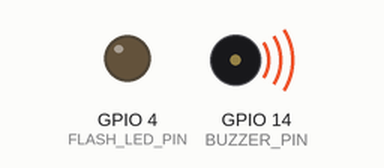
This sketch was run on a simulated ESP32. Parts: output pins drawn as LEDs (lit = HIGH), buzzer (waves = sounding, pin HIGH). WiFi joins after 1.5 s; servers stay silent unless stated; uploads are accepted with an empty reply; the camera gives no picture; what the sketch prints to the serial monitor is not drawn.

Above: at 2.17 s.
At 8.1 s:
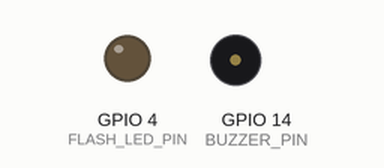
Timing chart, 0 to 15.2 s (numbered marks = the images above):
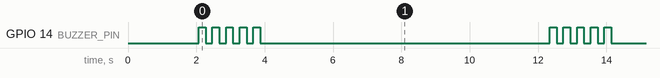

Measured:
- by itself, GPIO 14 (BUZZER_PIN): repeats every 10.3 s: 4 × (LOW 0.20 s, HIGH 0.20 s), LOW 8.5 s, HIGH 0.20 s
- by itself, everything shown: repeats every 10.3 s, in 10 steps

The sketch:

smart-door.ino
```cpp
#include "esp_camera.h"
#include <WiFi.h>
#include <HTTPClient.h>
#include "esp_http_server.h"

// --- WiFi + server ---
const char* ssid     = "Redmi";
const char* password = "1234567890";
const String serverURL = "http://10.235.156.154:8080/verify";

// --- Pins ---
#define BUZZER_PIN 14
#define FLASH_LED_PIN 4   // AI-Thinker ESP32-CAM built-in white flash LED (active HIGH)

// --- Camera Pins (AI Thinker ESP32-CAM) ---
#define PWDN_GPIO_NUM     32
#define RESET_GPIO_NUM    -1
#define XCLK_GPIO_NUM      0
#define SIOD_GPIO_NUM     26
#define SIOC_GPIO_NUM     27
#define Y9_GPIO_NUM       35
#define Y8_GPIO_NUM       34
#define Y7_GPIO_NUM       39
#define Y6_GPIO_NUM       36
#define Y5_GPIO_NUM       21
#define Y4_GPIO_NUM       19
#define Y3_GPIO_NUM       18
#define Y2_GPIO_NUM        5
#define VSYNC_GPIO_NUM    25
#define HREF_GPIO_NUM     23
#define PCLK_GPIO_NUM     22

// --- Verification timing / cooldowns ---
#define IDLE_INTERVAL_MS    1500   // normal polling cadence when nobody is recognized
#define GRANT_COOLDOWN_MS  10000   // pause after a match so we don't re-arm every 1.5s
#define DENY_COOLDOWN_MS    8000   // back off after a stranger so the buzzer doesn't spam
#define LOWLIGHT_RECHECK_MS  300   // after lighting up, re-capture quickly to recognize

// Decision returned by verifyFace()
#define DOOR_GRANT   1   // face matched           -> server arms the unlock
#define DOOR_DENY    0   // face present, no match -> buzzer
#define DOOR_IDLE   (-1) // no face / error        -> stay silent
#define DOOR_LOWLIGHT 2  // frame too dark: LED just turned on, re-capture the lit frame

unsigned long nextCheckTime = 0;
bool ledOn = false;   // mirrors the physical GPIO 4 state; sent to the server each poll
httpd_handle_t stream_httpd = NULL;

// ---- MJPEG stream boundary ----
#define PART_BOUNDARY "123456789000000000000987654321"
static const char* STREAM_CONTENT_TYPE = "multipart/x-mixed-replace;boundary=" PART_BOUNDARY;
static const char* STREAM_BOUNDARY = "\r\n--" PART_BOUNDARY "\r\n";
static const char* STREAM_PART = "Content-Type: image/jpeg\r\nContent-Length: %u\r\n\r\n";

// ---- Stream handler ----
static esp_err_t stream_handler(httpd_req_t *req) {
  camera_fb_t * fb = NULL;
  esp_err_t res = ESP_OK;
  char part_buf[64];

  res = httpd_resp_set_type(req, STREAM_CONTENT_TYPE);
  if (res != ESP_OK) return res;

  while (true) {
    fb = esp_camera_fb_get();
    if (!fb) {
      Serial.println("Stream: capture failed");
      res = ESP_FAIL;
    } else {
      size_t hlen = snprintf(part_buf, 64, STREAM_PART, fb->len);
      res = httpd_resp_send_chunk(req, STREAM_BOUNDARY, strlen(STREAM_BOUNDARY));
      if (res == ESP_OK) res = httpd_resp_send_chunk(req, part_buf, hlen);
      if (res == ESP_OK) res = httpd_resp_send_chunk(req, (const char *)fb->buf, fb->len);
      esp_camera_fb_return(fb);
    }
    if (res != ESP_OK) break;
  }
  return res;
}

// ---- Start the streaming server ----
void startStreamServer() {
  httpd_config_t config = HTTPD_DEFAULT_CONFIG();
  config.server_port = 81;   // stream on port 81

  httpd_uri_t stream_uri = {
    .uri       = "/stream",
    .method    = HTTP_GET,
    .handler   = stream_handler,
    .user_ctx  = NULL
  };

  if (httpd_start(&stream_httpd, &config) == ESP_OK) {
    httpd_register_uri_handler(stream_httpd, &stream_uri);
    Serial.println("Stream server started on port 81");
  }
}

void initCamera() {
  camera_config_t config;
  config.ledc_channel = LEDC_CHANNEL_0;
  config.ledc_timer   = LEDC_TIMER_0;
  config.pin_d0       = Y2_GPIO_NUM;
  config.pin_d1       = Y3_GPIO_NUM;
  config.pin_d2       = Y4_GPIO_NUM;
  config.pin_d3       = Y5_GPIO_NUM;
  config.pin_d4       = Y6_GPIO_NUM;
  config.pin_d5       = Y7_GPIO_NUM;
  config.pin_d6       = Y8_GPIO_NUM;
  config.pin_d7       = Y9_GPIO_NUM;
  config.pin_xclk     = XCLK_GPIO_NUM;
  config.pin_pclk     = PCLK_GPIO_NUM;
  config.pin_vsync    = VSYNC_GPIO_NUM;
  config.pin_href     = HREF_GPIO_NUM;
  config.pin_sscb_sda = SIOD_GPIO_NUM;
  config.pin_sscb_scl = SIOC_GPIO_NUM;
  config.pin_pwdn     = PWDN_GPIO_NUM;
  config.pin_reset    = RESET_GPIO_NUM;
  config.xclk_freq_hz = 20000000;
  config.pixel_format = PIXFORMAT_JPEG;
  config.frame_size   = FRAMESIZE_VGA;
  config.jpeg_quality = 12;
  config.fb_count     = 2;
  esp_camera_init(&config);
}

void triggerBuzzer() {
  Serial.println("Access denied! Buzzer ON.");
  for (int i = 0; i < 5; i++) {
    digitalWrite(BUZZER_PIN, HIGH); delay(200);
    digitalWrite(BUZZER_PIN, LOW);  delay(200);
  }
}

// Drive GPIO 4 from the server's "led" field (tolerate an optional space after the colon).
void applyLed(const String& response) {
  if (response.indexOf("\"led\":\"on\"") >= 0 ||
      response.indexOf("\"led\": \"on\"") >= 0) {
    digitalWrite(FLASH_LED_PIN, HIGH);
    ledOn = true;
  } else if (response.indexOf("\"led\":\"off\"") >= 0 ||
             response.indexOf("\"led\": \"off\"") >= 0) {
    digitalWrite(FLASH_LED_PIN, LOW);
    ledOn = false;
  }
}

// Sends the frame to the Flask server and maps the JSON response to a door decision.
int verifyFace(camera_fb_t* fb) {
  HTTPClient http;
  http.begin(serverURL);
  http.addHeader("Content-Type", "application/octet-stream");
  http.addHeader("X-LED-State", ledOn ? "on" : "off");
  int code = http.POST(fb->buf, fb->len);

  if (code != 200) {
    Serial.println("Server error: " + String(code));
    http.end();
    digitalWrite(FLASH_LED_PIN, LOW);
    ledOn = false;
    return DOOR_IDLE;
  }

  String response = http.getString();
  Serial.println("Server response: " + response);
  http.end();

  applyLed(response);

  if (response.indexOf("\"verified\":true") >= 0 ||
      response.indexOf("\"verified\": true") >= 0) {
    return DOOR_GRANT;
  }
  if (response.indexOf("low_light") >= 0) {
    return DOOR_LOWLIGHT;
  }
  if (response.indexOf("no_face") >= 0) {
    return DOOR_IDLE;
  }
  return DOOR_DENY;
}

void setup() {
  Serial.begin(115200);
  pinMode(BUZZER_PIN, OUTPUT);
  pinMode(FLASH_LED_PIN, OUTPUT);
  digitalWrite(FLASH_LED_PIN, LOW);   // start dark

  initCamera();

  WiFi.begin(ssid, password);
  Serial.print("WiFi connecting");
  while (WiFi.status() != WL_CONNECTED) {
    delay(500);
    Serial.print(".");
  }
  Serial.println("\nWiFi connected!");
  Serial.print("ESP32 IP: ");
  Serial.println(WiFi.localIP());
  Serial.print("Raw camera stream:  http://");
  Serial.print(WiFi.localIP());
  Serial.println(":81/stream");

  startStreamServer();
  Serial.println("System ready.");
}

void loop() {
  if (millis() < nextCheckTime) {
    delay(50);
    return;
  }

  Serial.println("Capturing for verification...");
  camera_fb_t* fb = esp_camera_fb_get();
  if (!fb) {
    Serial.println("Camera capture failed!");
    nextCheckTime = millis() + IDLE_INTERVAL_MS;
    return;
  }

  int decision = verifyFace(fb);
  esp_camera_fb_return(fb);

  switch (decision) {
    case DOOR_GRANT:
      Serial.println("Face matched - server arms the unlock; lock board opens.");
      nextCheckTime = millis() + GRANT_COOLDOWN_MS;
      break;
    case DOOR_DENY:
      triggerBuzzer();
      nextCheckTime = millis() + DENY_COOLDOWN_MS;
      break;
    case DOOR_LOWLIGHT:
      nextCheckTime = millis() + LOWLIGHT_RECHECK_MS;
      break;
    default: // DOOR_IDLE
      nextCheckTime = millis() + IDLE_INTERVAL_MS;
      break;
  }
}
```
